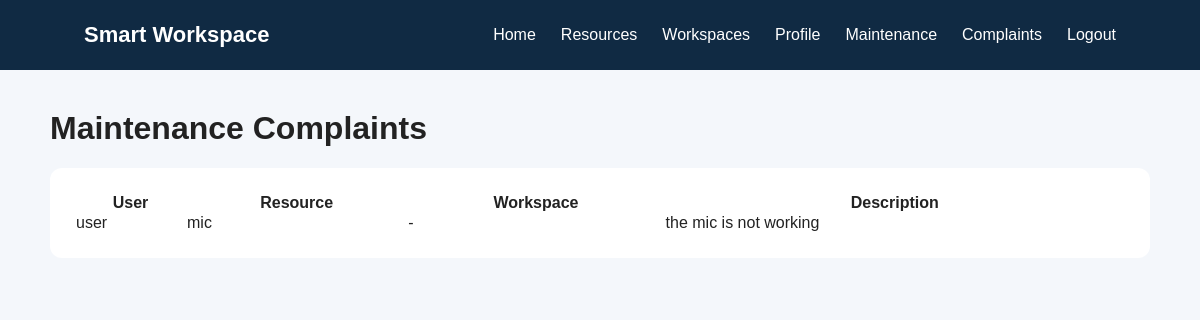
Screenshot of /admin-home/maintenance/ (signed in) with the database file from the repository.
### workspace/models.py (models this page shows, shortened)
class MaintenanceComplaint(models.Model):
    user = models.ForeignKey(User, on_delete=models.CASCADE)
    resource = models.ForeignKey(
        Resource,
        on_delete=models.CASCADE,
        blank=True,
        null=True
    )
    workspace = models.ForeignKey(
        Workspace,
        on_delete=models.CASCADE,
        blank=True,
        null=True
    )
    description = models.TextField()
    image = models.ImageField(
        upload_to='complaints/',
        blank=True,
        null=True
    )
    status = models.CharField(
        max_length=30,
        default='Pending'
    )
    created_at = models.DateTimeField(auto_now_add=True)

class Resource(models.Model):
    RESOURCE_TYPES = [
        ('Equipment', 'Equipment'),
        ('Projector', 'Projector'),
        ('Computer', 'Computer'),
        ('Other', 'Other'),
    ]
    name = models.CharField(max_length=100)
    resource_type = models.CharField(max_length=50, choices=RESOURCE_TYPES)
    description = models.TextField()
    previous_uses = models.TextField(blank=True)
    image = models.ImageField(upload_to='resources/', blank=True, null=True)
    department = models.CharField(max_length=100, blank=True)
    available = models.BooleanField(default=True)
    def __str__(self):
        return self.name

### workspace/views.py (the view)
@staff_member_required
def admin_maintenance(request):
    complaints = MaintenanceComplaint.objects.select_related(
        'user',
        'resource',
        'workspace'
    ).order_by('-id')
    return render(
        request,
        'workspace/admin_maintenance.html',
        {
            'complaints': complaints
        }
    )

### workspace/templates/workspace/admin_maintenance.html
{% extends 'workspace/base.html' %}
{% block content %}
<div style="max-width:1100px;margin:40px auto;">
    <h1>Maintenance Complaints</h1>
    <div style="background:white;padding:25px;border-radius:12px;">
        <table style="width:100%;border-collapse:collapse;">
            <tr>
                <th>User</th>
                <th>Resource</th>
                <th>Workspace</th>
                <th>Description</th>
            </tr>
            {% for complaint in complaints %}
            <tr>
                <td>{{ complaint.user.username }}</td>
                <td>{{ complaint.resource|default:"-" }}</td>
                <td>{{ complaint.workspace|default:"-" }}</td>
                <td>{{ complaint.description }}</td>
            </tr>
            {% empty %}
            <tr>
                <td colspan="5">
                    No maintenance complaints.
                </td>
            </tr>
            {% endfor %}
        </table>
    </div>
</div>
{% endblock %}

### workspace/static/workspace/style.css (style rules this page uses)
* { box-sizing: border-box; }
body { margin: 0; font-family: Arial, sans-serif; background: #f4f7fb; color: #222; }

### rows the page displays
MaintenanceComplaint: user.username "user", resource "mic", workspace "-", description "the mic is not working"
